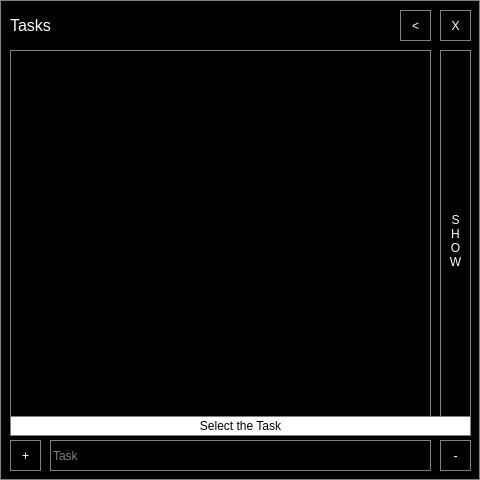
<?xml version="1.0" encoding="UTF-8"?>
<ui version="4.0">
 <class>MainWindow</class>
 <widget class="QMainWindow" name="MainWindow">
  <property name="enabled">
   <bool>true</bool>
  </property>
  <property name="geometry">
   <rect>
    <x>0</x>
    <y>0</y>
    <width>480</width>
    <height>480</height>
   </rect>
  </property>
  <property name="sizePolicy">
   <sizepolicy hsizetype="Maximum" vsizetype="Maximum">
    <horstretch>0</horstretch>
    <verstretch>0</verstretch>
   </sizepolicy>
  </property>
  <property name="windowTitle">
   <string>To-Do List</string>
  </property>
  <property name="windowIcon">
   <iconset>
    <normaloff>ICON.png</normaloff>ICON.png</iconset>
  </property>
  <property name="styleSheet">
   <string notr="true">background:black;
border:1px solid grey;</string>
  </property>
  <property name="tabShape">
   <enum>QTabWidget::Rounded</enum>
  </property>
  <property name="dockNestingEnabled">
   <bool>false</bool>
  </property>
  <property name="dockOptions">
   <set>QMainWindow::AllowTabbedDocks|QMainWindow::AnimatedDocks</set>
  </property>
  <widget class="QWidget" name="centralwidget">
   <widget class="QPushButton" name="ext">
    <property name="geometry">
     <rect>
      <x>440</x>
      <y>10</y>
      <width>31</width>
      <height>31</height>
     </rect>
    </property>
    <property name="styleSheet">
     <string notr="true">color: rgb(255, 255, 255);
border: 1px solid gray;</string>
    </property>
    <property name="text">
     <string>X</string>
    </property>
   </widget>
   <widget class="QPushButton" name="add">
    <property name="geometry">
     <rect>
      <x>10</x>
      <y>440</y>
      <width>31</width>
      <height>31</height>
     </rect>
    </property>
    <property name="styleSheet">
     <string notr="true">color: rgb(255, 255, 255);
border: 1px solid gray;</string>
    </property>
    <property name="text">
     <string>+</string>
    </property>
    <property name="shortcut">
     <string>Return</string>
    </property>
   </widget>
   <widget class="QLineEdit" name="task_in">
    <property name="geometry">
     <rect>
      <x>50</x>
      <y>440</y>
      <width>381</width>
      <height>31</height>
     </rect>
    </property>
    <property name="styleSheet">
     <string notr="true">color: rgb(255, 255, 255);
border: 1px solid gray;</string>
    </property>
    <property name="placeholderText">
     <string>Task</string>
    </property>
   </widget>
   <widget class="QPushButton" name="sub">
    <property name="geometry">
     <rect>
      <x>440</x>
      <y>440</y>
      <width>31</width>
      <height>31</height>
     </rect>
    </property>
    <property name="styleSheet">
     <string notr="true">color: rgb(255, 255, 255);
border: 1px solid gray;</string>
    </property>
    <property name="text">
     <string>-</string>
    </property>
    <property name="shortcut">
     <string>Del</string>
    </property>
   </widget>
   <widget class="QListWidget" name="task_out">
    <property name="geometry">
     <rect>
      <x>10</x>
      <y>50</y>
      <width>421</width>
      <height>381</height>
     </rect>
    </property>
    <property name="styleSheet">
     <string notr="true">color: rgb(255, 255, 255);
border: 1px solid gray;</string>
    </property>
   </widget>
   <widget class="QLabel" name="label">
    <property name="geometry">
     <rect>
      <x>10</x>
      <y>10</y>
      <width>71</width>
      <height>31</height>
     </rect>
    </property>
    <property name="font">
     <font>
      <pointsize>12</pointsize>
     </font>
    </property>
    <property name="styleSheet">
     <string notr="true">color: rgb(255, 255, 255);
border:0px</string>
    </property>
    <property name="text">
     <string>Tasks</string>
    </property>
   </widget>
   <widget class="QPushButton" name="exp">
    <property name="geometry">
     <rect>
      <x>400</x>
      <y>10</y>
      <width>31</width>
      <height>31</height>
     </rect>
    </property>
    <property name="styleSheet">
     <string notr="true">color: rgb(255, 255, 255);
border: 1px solid gray;</string>
    </property>
    <property name="text">
     <string>&lt;</string>
    </property>
   </widget>
   <widget class="QPushButton" name="view">
    <property name="geometry">
     <rect>
      <x>440</x>
      <y>50</y>
      <width>31</width>
      <height>381</height>
     </rect>
    </property>
    <property name="styleSheet">
     <string notr="true">color:white;</string>
    </property>
    <property name="text">
     <string>S
H
O
W</string>
    </property>
   </widget>
   <widget class="QLabel" name="warning">
    <property name="geometry">
     <rect>
      <x>10</x>
      <y>416</y>
      <width>461</width>
      <height>20</height>
     </rect>
    </property>
    <property name="styleSheet">
     <string notr="true">background-color: rgb(255, 255, 255);</string>
    </property>
    <property name="text">
     <string>Select the Task</string>
    </property>
    <property name="alignment">
     <set>Qt::AlignCenter</set>
    </property>
   </widget>
  </widget>
 </widget>
 <resources/>
 <connections/>
</ui>
